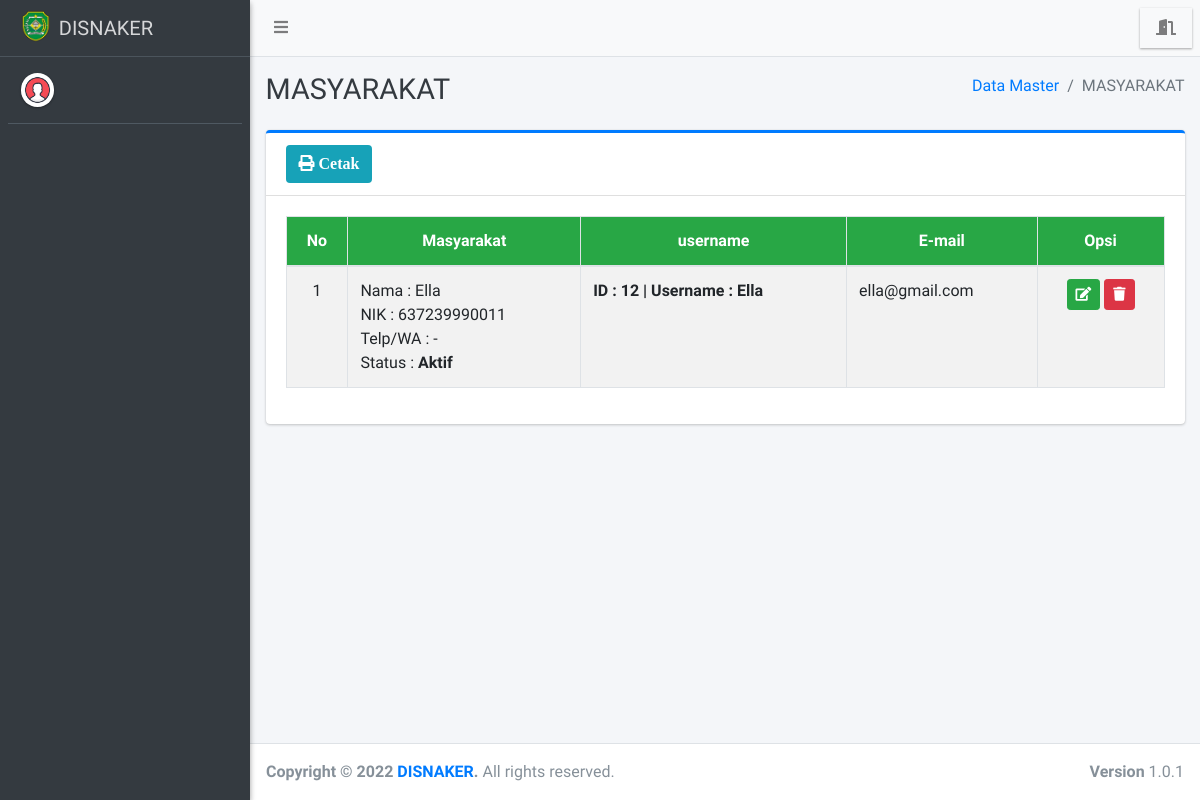
Before: /admin/masyarakat/index.php with the older database file.
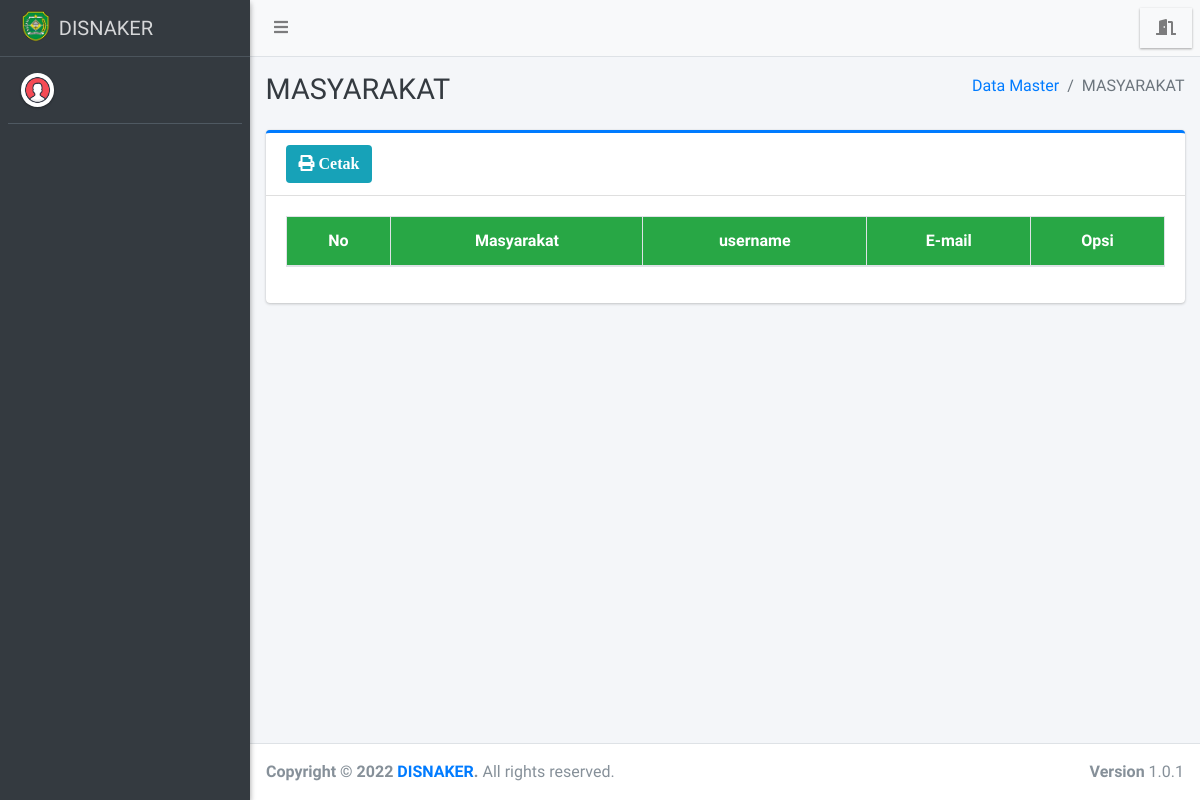
After: the same page with the newer database file.
### tables this page shows
CREATE TABLE `masyarakat` (
  `id_masyarakat` int(11) NOT NULL,
  `id_user` int(11) DEFAULT NULL,
  `nama_masyarakat` varchar(255) DEFAULT NULL,
  `nik` varchar(150) DEFAULT NULL,
  `email` varchar(255) DEFAULT NULL,
  `jk` varchar(11) DEFAULT NULL,
  `alamat` text,
  `pekerjaan` varchar(150) DEFAULT NULL,
  `no_wa` varchar(25) DEFAULT NULL,
  `status` varchar(20) DEFAULT NULL
);

CREATE TABLE `user` (
  `id_user` int(11) NOT NULL,
  `username` varchar(50) NOT NULL,
  `password` varchar(100) NOT NULL,
  `role` varchar(20) NOT NULL
);

### config/config.php (called while the page is built, shortened)
<?php
	function base_url($url = null){
		$base_url = "http://localhost:8888/disnaker";
		if ($url != null) {
			return $base_url."/".$url;
		}else{
			return $base_url;
		}
	}
 ?>

### admin/masyarakat/index.php (the view, shortened to what this page needs)
<?php
require '../../config/config.php';
require '../../config/koneksi.php';
?>
<!DOCTYPE html>
<html>
<?php
include '../../templates/head.php';
?>
<body class="hold-transition sidebar-mini layout-fixed">
    <div class="wrapper">
        <?php
        include '../../templates/navbar.php';
        ?>
        <?php
        include '../../templates/sidebar.php';
        ?>
        <div class="content-wrapper">
            <div class="content-header">
                <div class="container-fluid">
                    <div class="row mb-2">
                        <div class="col-sm-6">
                            <h1 class="m-0 text-dark">MASYARAKAT</h1>
                        </div>
                        <div class="col-sm-6">
                            <ol class="breadcrumb float-sm-right">
                                <li class="breadcrumb-item"><a href="#">Data Master</a></li>
                                <li class="breadcrumb-item active">MASYARAKAT</li>
                            </ol>
                        </div>
                    </div>
                </div>
            </div>
            <section class="content">
                <div class="container-fluid">
                    <div class="row">
                        <div class="col-12">
                            <div class="card card-primary card-outline">
                                <div class="card-header">
                                    <a href="print" target="blank" class="btn bg-info"><i class="fa fa-print"> Cetak</i></a>
                                </div>
                                <div class="card-body">
                                    <div class="table-responsive">
                                        <table id="example1" class="table table-bordered table-striped">
                                            <thead class="bg-green">
                                                <tr align="center">
                                                    <th>No</th>
                                                    <th>Masyarakat </th>
                                                    <th>username </th>
                                                    <th>E-mail</th>
                                                    <th>Opsi</th>
                                                </tr>
                                            </thead>
                                            <?php
                                            $no = 1;
                                            $data = $koneksi->query("SELECT * FROM masyarakat AS p
                                            LEFT JOIN user AS u ON p.id_user = u.id_user
                                            ORDER BY p.id_masyarakat DESC");
                                            while ($row = $data->fetch_array()) {
                                            ?>
                                                <tbody style="background-color: white">
                                                    <tr>
                                                        <td align="center"><?= $no++ ?></td>
                                                        <td>
                                                            Nama : <?= $row['nama_masyarakat'] ?><br>
                                                            NIK : <?= $row['nik'] ?><br>
                                                            Telp/WA : <?= $row['no_wa'] ?><br>
                                                            Status : <b><?= $row['status'] ?></b><br>
                                                        </td>
                                                        <td><b>ID : <?= $row['id_user'] ?> | Username : <?= $row['username'] ?></b></td>
                                                        <td><?= $row['email'] ?></td>
                                                        <td align="center">
                                                            <a href="edit?id=<?= $row['id_masyarakat'] ?>" class="btn btn-success btn-sm" title="Edit"><i class="fa fa-edit"></i></a>
                                                            <a href="hapus?id=<?= $row['id_masyarakat'] ?>" class="btn btn-danger btn-sm alert-hapus" title="Hapus"><i class="fa fa-trash"></i></a>
                                                        </td>
                                                    </tr>
                                                </tbody>
                                            <?php } ?>
                                        </table>
                                    </div>
                                </div>
                            </div>
                        </div>
                    </div>
                </div>
            </section>
        </div>
        <?php include_once "../../templates/footer.php"; ?>
    </div>
</body>
</html>

### templates/head.php (shortened to what this page needs)
<head>
  <link rel="stylesheet" href="<?= base_url() ?>/assets/plugins/fontawesome-free/css/all.min.css">
  <link rel="stylesheet" href="https://code.ionicframework.com/ionicons/2.0.1/css/ionicons.min.css">
  <link rel="stylesheet" href="<?= base_url() ?>/assets/plugins/datatables-bs4/css/dataTables.bootstrap4.css">
  <link rel="stylesheet" href="<?= base_url() ?>/assets/plugins/ekko-lightbox/ekko-lightbox.css">
  <link rel="stylesheet" href="<?= base_url() ?>/assets/plugins/bootstrap-fileupload/bootstrap-fileupload.min.css">
  <link rel="stylesheet" href="<?= base_url() ?>/assets/plugins/tempusdominus-bootstrap-4/css/tempusdominus-bootstrap-4.min.css">
  <link rel="stylesheet" href="<?= base_url() ?>/assets/plugins/select2/css/select2.min.css">
  <link rel="stylesheet" href="<?= base_url() ?>/assets/plugins/select2-bootstrap4-theme/select2-bootstrap4.min.css">
  <link rel="stylesheet" href="<?= base_url() ?>/assets/plugins/icheck-bootstrap/icheck-bootstrap.min.css">
  <link rel="stylesheet" href="<?= base_url() ?>/assets/plugins/jqvmap/jqvmap.min.css">
  <link rel="stylesheet" href="<?= base_url() ?>/assets/dist/css/adminlte.min.css">
  <link rel="stylesheet" href="<?= base_url() ?>/assets/plugins/overlayScrollbars/css/OverlayScrollbars.min.css">
  <link rel="stylesheet" href="<?= base_url() ?>/assets/plugins/daterangepicker/daterangepicker.css">
  <link rel="stylesheet" href="<?= base_url() ?>/assets/plugins/summernote/summernote-bs4.css">
  <link rel="stylesheet" href="<?= base_url() ?>/assets/plugins/bootstrap-fileupload/bootstrap-fileupload.min.css">
  <link rel="stylesheet" href="<?= base_url() ?>/assets/alert/sweetalert.css">
</head>

### templates/navbar.php
<nav class="main-header navbar navbar-expand navbar-light navbar-light">
  <ul class="navbar-nav">
    <li class="nav-item">
      <a class="nav-link" data-widget="pushmenu" href="#"><i class="fas fa-bars"></i></a>
    </li>
  </ul>
  <ul class="navbar-nav ml-auto">
    <li class="nav-item dropdown img-square elevation-1">
      <a class="nav-link alert-logout" href="<?= base_url('logout') ?>">
        <i class="fas fa-door-open"></i>
      </a>
    </li>
  </ul>
</nav>

### templates/sidebar.php (shortened to what this page needs)
<aside class="main-sidebar sidebar-dark-green elevation-2" >
  <a href="#" class="brand-link">
    <img src="<?= base_url() ?>/assets/dist/img/logo.png" style="width: 30px;" alt="#" class="brand-image" style="opacity: .8">
    <span class="brand-text font-weight-light"><b>DISNAKER</b></span>
  </a>
  <div class="sidebar">
    <div class="user-panel mt-3 pb-3 d-flex">
      <div class="image">
        <img src="<?= base_url() ?>/assets/dist/img/avatar1.png" class="img-circle elevation-1" alt="User Image">
      </div>
      <div class="info">
      </div>
    </div>
  </div>
</aside>

### templates/footer.php
<footer class="main-footer">
  <strong>Copyright &copy; <?= date('Y') ?> <a href="#">DISNAKER</a>.</strong>
  All rights reserved.
  <div class="float-right d-none d-sm-inline-block">
    <b>Version</b> 1.0.1
  </div>
</footer>

Changed rows visible on the page:
removed masyarakat: nama_masyarakat "Ella", nik "637239990011", no_wa "-", status "Aktif", id_user.id_user "12", id_user.username "Ella", email "ella@gmail.com"
